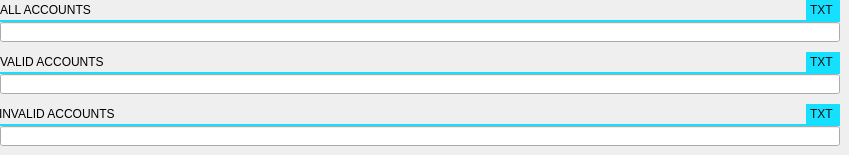
     <widget class="QWidget" name="n2">
      <attribute name="title">
       <string>  2  </string>
      </attribute>
      <widget class="QWidget" name="paths_validAccountsTxt" native="true">
       <property name="geometry">
        <rect>
         <x>0</x>
         <y>52</y>
         <width>840</width>
         <height>42</height>
        </rect>
       </property>
       <widget class="QLineEdit" name="paths_validAccountsTxt_lineEdit">
        <property name="geometry">
         <rect>
          <x>0</x>
          <y>22</y>
          <width>840</width>
          <height>20</height>
         </rect>
        </property>
       </widget>
       <widget class="QLabel" name="paths_validAccountsTxt_title">
        <property name="geometry">
         <rect>
          <x>0</x>
          <y>1</y>
          <width>112</width>
          <height>18</height>
         </rect>
        </property>
        <property name="styleSheet">
         <string notr="true"/>
        </property>
        <property name="text">
         <string>VALID ACCOUNTS</string>
        </property>
       </widget>
       <widget class="QLabel" name="paths_validAccountsTxt_devider">
        <property name="geometry">
         <rect>
          <x>0</x>
          <y>20</y>
          <width>840</width>
          <height>2</height>
         </rect>
        </property>
        <property name="styleSheet">
         <string notr="true">background-color: #16e0ff;</string>
        </property>
        <property name="text">
         <string/>
        </property>
       </widget>
       <widget class="QLabel" name="paths_validAccountsTxt_ext">
        <property name="geometry">
         <rect>
          <x>806</x>
          <y>0</y>
          <width>34</width>
          <height>20</height>
         </rect>
        </property>
        <property name="styleSheet">
         <string notr="true">background-color: #16e0ff;
color: #111111;
padding: 1px;
</string>
        </property>
        <property name="text">
         <string>TXT</string>
        </property>
       </widget>
      </widget>
      <widget class="QWidget" name="paths_invalidAccountsTxt" native="true">
       <property name="geometry">
        <rect>
         <x>0</x>
         <y>104</y>
         <width>840</width>
         <height>42</height>
        </rect>
       </property>
       <widget class="QLineEdit" name="paths_invalidAccountsTxt_lineEdit">
        <property name="geometry">
         <rect>
          <x>0</x>
          <y>22</y>
          <width>840</width>
          <height>20</height>
         </rect>
        </property>
       </widget>
       <widget class="QLabel" name="paths_invalidAccountsTxt_title">
        <property name="geometry">
         <rect>
          <x>-1</x>
          <y>1</y>
          <width>128</width>
          <height>18</height>
         </rect>
        </property>
        <property name="styleSheet">
         <string notr="true"/>
        </property>
        <property name="text">
         <string>INVALID ACCOUNTS</string>
        </property>
       </widget>
       <widget class="QLabel" name="paths_invalidAccountsTxt_devider">
        <property name="geometry">
         <rect>
          <x>0</x>
          <y>20</y>
          <width>840</width>
          <height>2</height>
         </rect>
        </property>
        <property name="styleSheet">
         <string notr="true">background-color: #16e0ff;</string>
        </property>
        <property name="text">
         <string/>
        </property>
       </widget>
       <widget class="QLabel" name="paths_invalidAccountsTxt_ext">
        <property name="geometry">
         <rect>
          <x>806</x>
          <y>0</y>
          <width>34</width>
          <height>20</height>
         </rect>
        </property>
        <property name="styleSheet">
         <string notr="true">background-color: #16e0ff;
color: #111111;
padding: 1px;
</string>
        </property>
        <property name="text">
         <string>TXT</string>
        </property>
       </widget>
      </widget>
      <widget class="QWidget" name="paths_allAccountsTxt" native="true">
       <property name="geometry">
        <rect>
         <x>0</x>
         <y>0</y>
         <width>840</width>
         <height>42</height>
        </rect>
       </property>
       <widget class="QLineEdit" name="paths_allAccountsTxt_lineEdit_2">
        <property name="geometry">
         <rect>
          <x>0</x>
          <y>22</y>
          <width>840</width>
          <height>20</height>
         </rect>
        </property>
       </widget>
       <widget class="QLabel" name="paths_allAccountsTxt_title_2">
        <property name="geometry">
         <rect>
          <x>0</x>
          <y>1</y>
          <width>96</width>
          <height>18</height>
         </rect>
        </property>
        <property name="styleSheet">
         <string notr="true"/>
        </property>
        <property name="text">
         <string>ALL ACCOUNTS</string>
        </property>
       </widget>
       <widget class="QLabel" name="paths_allAccountsTxt_devider_2">
        <property name="geometry">
         <rect>
          <x>0</x>
          <y>20</y>
          <width>840</width>
          <height>2</height>
         </rect>
        </property>
        <property name="styleSheet">
         <string notr="true">background-color: #16e0ff;</string>
        </property>
        <property name="text">
         <string/>
        </property>
       </widget>
       <widget class="QLabel" name="paths_allAccountsTxt_ext_2">
        <property name="geometry">
         <rect>
          <x>806</x>
          <y>0</y>
          <width>34</width>
          <height>20</height>
         </rect>
        </property>
        <property name="styleSheet">
         <string notr="true">background-color: #16e0ff;
color: #111111;
padding: 1px;
</string>
        </property>
        <property name="text">
         <string>TXT</string>
        </property>
       </widget>
      </widget>
     </widget>
